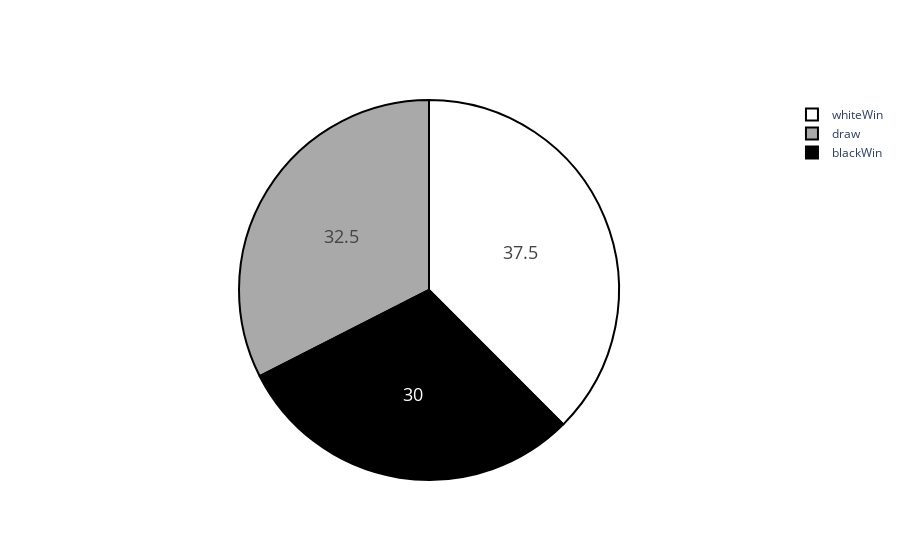

The notebook cell this image was saved under:
### Code cell
#Visualization with an object

#representation of white and black wins


pgn = open('/Users/charleslefort/Etudes/Malte/201920_CPS3235_LEFORT_CHARLES_160475Z01117_assignment_code.zip/task2/KingBase2019-pgn/KingBase2019-A00-A39.pgn')
tmp_game = chess.pgn.read_game(pgn)



results = []


null = 0
whiteWin = 0
blackWin = 0

for result in resultList:
     if result == "1-0":
        whiteWin = whiteWin + 1
        
     
     elif result == "1/2-1/2":
        null = null + 1
    
     elif result == "0-1":
        blackWin = blackWin + 1
        
print('number of draw:', null)
print('number of win from White:', whiteWin)
print('number of win from Black:', blackWin)

NbGame = null + whiteWin + blackWin

#calcul of the percentage of each stat 
nullPer = (null/NbGame)*100
whiteWinPer = (whiteWin/NbGame)*100
blackWinPer = (blackWin/NbGame)*100

print('')

print('Percentages of win per color for', NbGame, 'games:')
labels = ['White','Black','Null']
values = [whiteWin, blackWin, null]

#https://plotly.com/python/pie-charts/

import plotly.graph_objects as go
colors = ['DarkGrey', 'White', 'Black']

fig = go.Figure(data=[go.Pie(labels=['draw','whiteWin','blackWin'],
                             values=[nullPer, whiteWinPer, blackWinPer])])
fig.update_traces(hoverinfo='label+percent', textinfo='value', textfont_size=18,
                  marker=dict(colors=colors, line=dict(color='#000000', width=2)))
fig.show()

### Figure 1 — Plotly figure (JSON) as saved in the notebook; plotly's stock layout.template omitted (floating-point values rounded to 4 significant figures)
{"data": [{"hoverinfo": "label+percent", "labels": ["draw", "whiteWin", "blackWin"], "marker": {"colors": ["DarkGrey", "White", "Black"], "line": {"color": "#000000", "width": 2}}, "textfont": {"size": 18}, "textinfo": "value", "type": "pie", "values": [32.5, 37.5, 30]}], "layout": {}}
